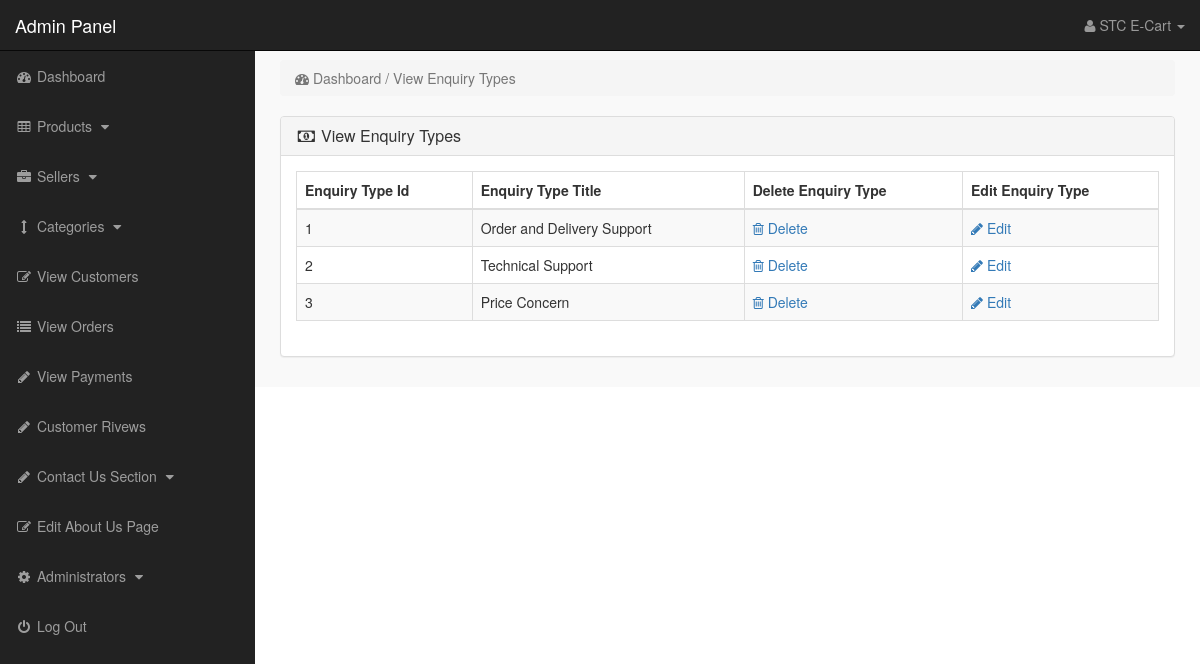
Screenshot of /admin_area/index.php?view_enquiry (signed in) with the database file from the repository.
### tables this page shows
CREATE TABLE `enquiry_types` (
  `enquiry_id` int(10) NOT NULL,
  `enquiry_title` varchar(255) NOT NULL
);

### admin_area/view_enquiry.php (the view)
<?php
if(!isset($_SESSION['admin_email'])){
echo "<script>window.open('login.php','_self')</script>";
}
else {
?>
<div class="row" >
<div class="col-lg-12" >
<ol class="breadcrumb">
<li class="active">
<i class="fa fa-dashboard" ></i> Dashboard / View Enquiry Types
</li>
</ol>
</div>
</div>
<div class="row">
<div class="col-lg-12">
<div class="panel panel-default">
<div class="panel-heading">
<h3 class="panel-title">
<i class="fa fa-money fa-fw"></i> View Enquiry Types
</h3>
</div>
<div class="panel-body">
<div class="table-responsive">
<table class="table table-bordered table-hover table-striped">
<thead>
<tr>
<th>Enquiry Type Id</th>
<th>Enquiry Type Title</th>
<th>Delete Enquiry Type</th>
<th>Edit Enquiry Type</th>
</tr>
</thead>
<tbody>
<?php
$i = 0;
$get_enquiry_types = "select * from enquiry_types";
$run_enquiry_types = mysqli_query($con,$get_enquiry_types);
while($row_enquiry_types = mysqli_fetch_array($run_enquiry_types)){
$enquiry_id = $row_enquiry_types['enquiry_id'];
$enquiry_title = $row_enquiry_types['enquiry_title'];
$i++;
?>
<tr>
<td> <?php echo $i; ?> </td>
<td> <?php echo $enquiry_title; ?> </td>
<td>
<a href="index.php?delete_enquiry=<?php echo $enquiry_id; ?>">
<i class="fa fa-trash-o"> </i> Delete
</a>
</td>
<td>
<a href="index.php?edit_enquiry=<?php echo $enquiry_id; ?>">
<i class="fa fa-pencil"> </i> Edit
</a>
</td>
</tr>
<?php } ?>
</tbody>
</table>
</div>
</div>
</div>
</div>
</div>
<?php } ?>

### admin_area/includes/sidebar.php (shortened to what this page needs)
<?php
if(!isset($_SESSION['admin_email'])){
echo "<script>window.open('login.php','_self')</script>";
}
else {
?>
<nav class="navbar navbar-inverse navbar-fixed-top" >
<div class="navbar-header" >
<a class="navbar-brand" href="index.php?dashboard" >Admin Panel</a>
</div>
<ul class="nav navbar-right top-nav" >
<li class="dropdown" >
<a href="#" class="dropdown-toggle" data-toggle="dropdown" >
<i class="fa fa-user" ></i>
<?php echo $admin_name; ?> <b class="caret" ></b>
</a>
</li>
</ul>
<div class="collapse navbar-collapse navbar-ex1-collapse">
<ul class="nav navbar-nav side-nav">
<li>
<a href="index.php?dashboard">
<i class="fa fa-fw fa-dashboard"></i> Dashboard
</a>
</li>
<li>
<a href="#" data-toggle="collapse" data-target="#products">
<i class="fa fa-fw fa-table"></i> Products
<i class="fa fa-fw fa-caret-down"></i>
</a>
</li>
<li>
<a href="#" data-toggle="collapse" data-target="#manufacturers">
<i class="fa fa-fw fa-briefcase"></i> Sellers
<i class="fa fa-fw fa-caret-down"></i>
</a>
</li>
<li>
<a href="#" data-toggle="collapse" data-target="#cat">
<i class="fa fa-fw fa-arrows-v"></i> Categories
<i class="fa fa-fw fa-caret-down"></i>
</a>
</li>
<li>
<a href="index.php?view_customers">
<i class="fa fa-fw fa-edit"></i> View Customers
</a>
</li>
<li>
<a href="index.php?view_orders">
<i class="fa fa-fw fa-list"></i> View Orders
</a>
</li>
<li>
<a href="index.php?view_payments">
<i class="fa fa-fw fa-pencil"></i> View Payments
</a>
</li>
<li>
<a href="index.php?view_reviews">
<i class="fa fa-fw fa-pencil"></i> Customer Rivews
</a>
</li>
<li>
<a href="#" data-toggle="collapse" data-target="#contact_us">
<i class="fa fa-fw fa-pencil"> </i> Contact Us Section
<i class="fa fa-fw fa-caret-down"></i>
</a>
</li>
<li>
<a href="index.php?edit_about_us">
<i class="fa fa-fw fa-edit"></i> Edit About Us Page
</a>
</li>
<li>
<a href="#" data-toggle="collapse" data-target="#users">
<i class="fa fa-fw fa-gear"></i> Administrators
<i class="fa fa-fw fa-caret-down"></i>
</a>
</li>
<li>
<a href="logout.php">
<i class="fa fa-fw fa-power-off"></i> Log Out
</a>
</li>
</ul>
</div>
</nav>
<?php } ?>

### admin_area/css/style.css (style rules this page uses)
body { margin-top:100px; }
@media (min-width: 768px) { body { margin-top:50px; } }
.top-nav { padding:0 15px; }
.top-nav>li { display:inline-block; float:left; }
.top-nav>li>a { padding-top:15px; padding-bottom:15px; line-height:20px; color:#999; }
@media (min-width: 768px) { .side-nav { position:fixed; top:51px; width:255px; border-radius:0; overflow-y:auto; background-color: #222; bottom:0; overflow-x:hidden; padding-bottom:40px; } }
@media (min-width: 768px) { .side-nav>li>a { width:255px; } }
.panel-body { border-radius:5px; }

### rows the page displays
enquiry_types: enquiry_title "Order and Delivery Support"
enquiry_types: enquiry_title "Technical Support"
enquiry_types: enquiry_title "Price Concern"

### other values shown
$admin_name "STC E-Cart"
